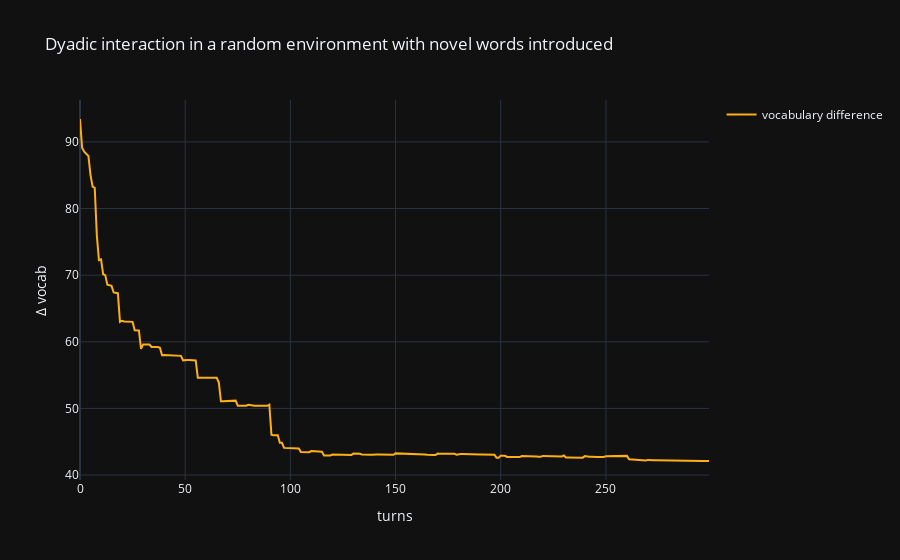

The notebook cell saved with this chart:
### Code cell
fig = plot(vocab_dif.numpy(), 'vocabulary difference')
fig.update_layout(
    title='Dyadic interaction in a random environment with novel words introduced',
    yaxis_title='Δ P(w|m)',
    xaxis_title='turns'
)
fig.show()

### Figure 1 — Plotly figure (JSON) as saved in the notebook; plotly's stock layout.template omitted (floating-point values rounded to 4 significant figures; data arrays with more than 128 entries replaced by an {"elided": "..."} marker saying what was removed)
{"data": [{"legendgroup": "vocabulary difference", "line": {"color": "#FEAF16"}, "mode": "lines", "name": "vocabulary difference", "showlegend": true, "x": {"elided": "300 int values"}, "y": {"elided": "300 float values"}, "type": "scatter"}], "layout": {"title": {"text": "Dyadic interaction in a random environment with novel words introduced"}, "yaxis": {"title": {"text": "Δ vocab"}}, "xaxis": {"title": {"text": "turns"}}}}
